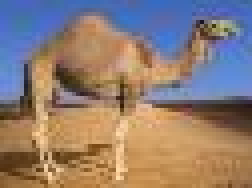
#> input picture tugas_praktikum/untaa.jpg, 63 x 47 px, found by its file name (shown 4 times larger)
$ python zooming.py
#> lines starting #> are read from the running program, lines starting #| are printed output that depends on the picture
#> further down, image is the input picture: shape (47, 63, 3); mean R, G, B 143.3, 124.8, 116.5
import numpy as np
import imageio.v2 as img
import matplotlib.pyplot as plt

def zoomMinus(image, factor):
#> called with factor = 0.5
    height, width = image.shape[:2]
#> height = 47; width = 63
    new_height = int(height * factor)
#> new_height = 23
    new_width = int(width * factor)
#> new_width = 31
    imgZoom = np.zeros((new_height, new_width, 3), dtype=image.dtype)

    for y in range(new_height):
        for x in range(new_width):
            ori_y = int(y / factor)
            ori_x = int(x / factor)
            ori_y = min(ori_y, height - 3)
            ori_x = min(ori_x, width - 3)
            imgZoom[y, x] = image[ori_y, ori_x]
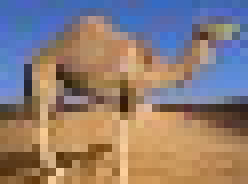
#> imgZoom: shape (23, 31, 3) (shown 8 times larger); mean R, G, B 141.7, 124.3, 118

    return imgZoom

image = img.imread('C:\\Users\\User\\Downloads\\tugas_praktikum\\untaa.jpg')
skala = 0.5

imgZoom = zoomMinus(image, skala)
img.imsave("C:\\Users\\User\\Downloads\\tugas_praktikum\\untaa.jpg", imgZoom)
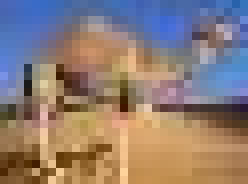
#> saved as untaa.jpg: shape (23, 31, 3) (shown 8 times larger); mean R, G, B 141.3, 124.5, 118.4

plt.subplot(1, 2, 1)
plt.imshow(image)
plt.title("Original")

plt.subplot(1, 3, 3)
plt.imshow(imgZoom)
plt.title("Zoomed Out")

plt.show()
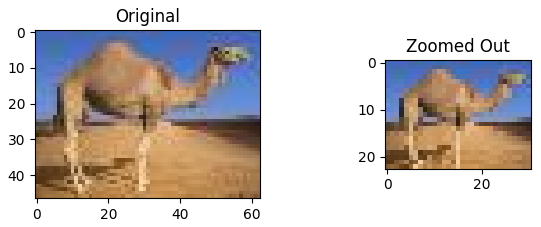
#> figure drawn by matplotlib, 2 panels

$ run again, with tugas_praktikum/kadal.jpg copied over tugas_praktikum/untaa.jpg
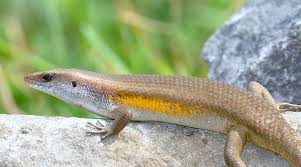
#> input picture tugas_praktikum/kadal.jpg, 301 x 167 px, found by its file name
#> image is the input picture: shape (167, 301, 3); mean R, G, B 156.7, 165.5, 133.7
#> after the loop in zoomMinus, `for y in range(new_height):`:
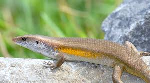
#> imgZoom: shape (83, 150, 3); mean R, G, B 156.5, 165.3, 133.2
#> `plt.show()`:
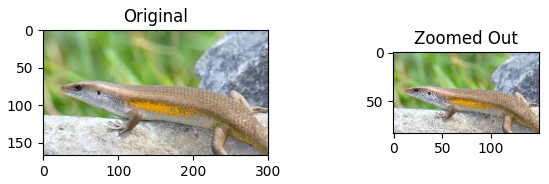
#> figure drawn by matplotlib, 2 panels
